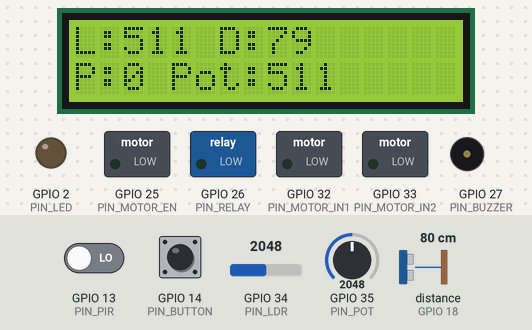
A sketch run on a simulated ESP32. Shown: 16×2 character LCD, switched loads named in the sketch (green lamp = pin HIGH), output pins drawn as LEDs (lit = HIGH), buzzer (waves = sounding, pin HIGH). Wiring (inferred from the names in the program): ultrasonic range finder: trigger GPIO 5; echo GPIO 18. The test bench sets the inputs (shaded band); at power-on: distance to the obstacle (sensor on GPIO 18) 80 cm, GPIO 34 (PIN_LDR) = 2048, GPIO 35 (PIN_POT) = 2048, GPIO 13 (PIN_PIR) LOW, GPIO 14 (PIN_BUTTON) HIGH. The echo pulse lasts 58.3 µs per cm; WiFi joins after 1.5 s; servers stay silent unless stated; no MQTT or app messages arrive unless stated; pins used as bus, display or sensor lines are not drawn; what the sketch prints to the serial monitor is not drawn.

Above: at 2.8 s.
2.9 s: distance to the obstacle (sensor on GPIO 18) set to 2 cm
At 5.2 s:
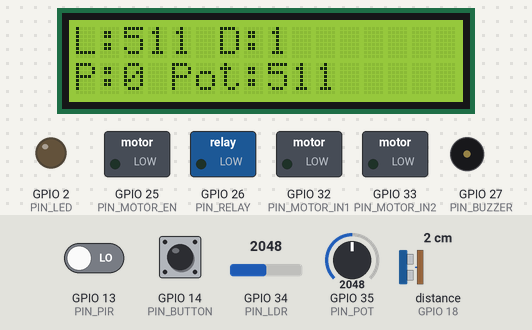
5.6 s: GPIO 34 (PIN_LDR) set to 2866
At 6.8 s:
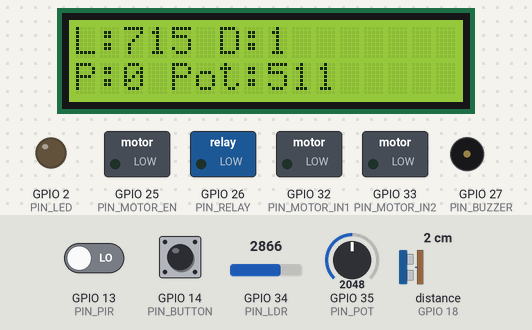
7.6 s: GPIO 35 (PIN_POT) set to 2866
At 9.3 s:
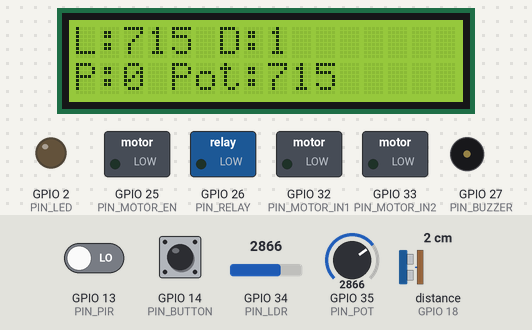
9.6 s: GPIO 13 (PIN_PIR) driven HIGH
At 11.2 s:
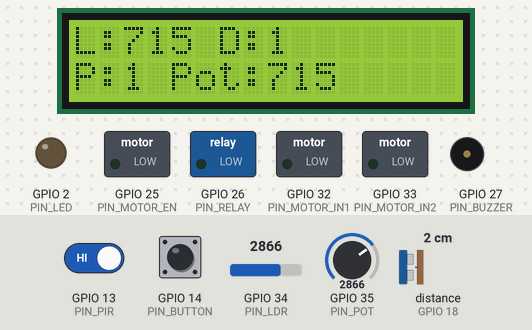
11.7 s: distance to the obstacle (sensor on GPIO 18) set to 4 cm
At 12.9 s:
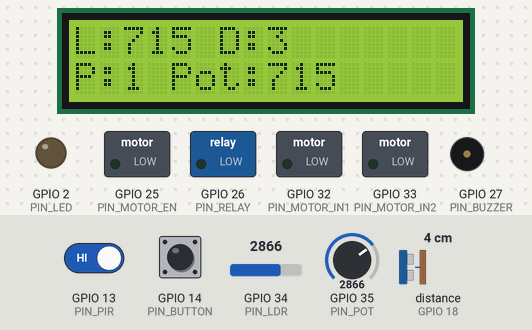
13.7 s: GPIO 34 (PIN_LDR) set to 3603
At 15.7 s:
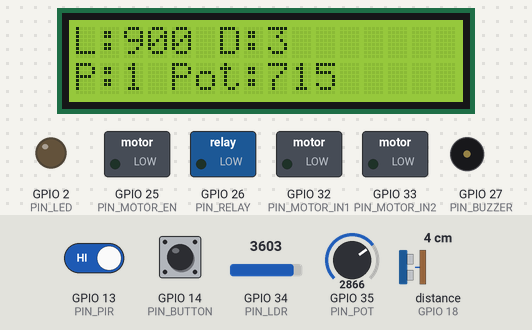
Timing chart, 0 to 16.7 s (numbered marks = the images above; inputs shaded):
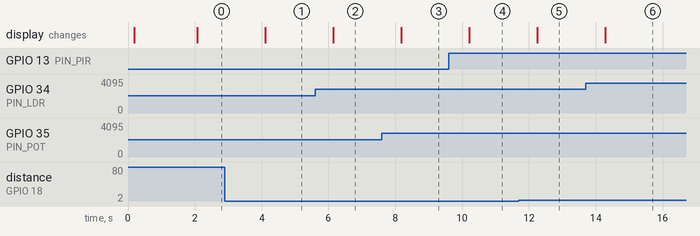

The sketch:

allSensor_mqtt.ino
```cpp
/* esp32_all_sensors.ino
   Terbaca: LDR, Ultrasonic, PIR, Potensiometer, Button
   Aktuator: LED, Relay, Buzzer, Motor, LCD
   Publish ke MQTT: iot/module1/data
   Subscribe ke MQTT: iot/module1/cmd
*/

#include <WiFi.h>
#include <PubSubClient.h>
#include <ArduinoJson.h>
#include <Wire.h>
#include <LiquidCrystal_I2C.h>

// ======= CONFIG =======
const char* ssid = "NAMA_WIFI";
const char* password = "PASSWORD_WIFI";
const char* mqtt_server = "test.mosquitto.org";
const char* mqtt_topic_pub = "iot/module1/data";
const char* mqtt_topic_sub = "iot/module1/cmd";
const char* device_id = "esp32_01";
// =======================

// Pin mapping (sesuaikan bila perlu)
const int PIN_LDR = 34;     // ADC
const int PIN_POT = 35;     // ADC
const int PIN_PIR = 13;
const int PIN_TRIG = 5;
const int PIN_ECHO = 18;
const int PIN_BUTTON = 14;  // gunakan INPUT_PULLUP
const int PIN_LED = 2;
const int PIN_RELAY = 26;
const int PIN_BUZZER = 27;
const int PIN_MOTOR_IN1 = 32;
const int PIN_MOTOR_IN2 = 33;
const int PIN_MOTOR_EN = 25; // PWM via ledc
// LCD I2C address
LiquidCrystal_I2C lcd(0x27, 16, 2);

// WiFi & MQTT
WiFiClient espClient;
PubSubClient client(espClient);

// PWM channel for motor
const int MOTOR_PWM_CHANNEL = 0;
const int MOTOR_PWM_FREQ = 5000;
const int MOTOR_PWM_RES = 8; // 8 bit resolution (0-255)

unsigned long lastPublish = 0;
const unsigned long PUBLISH_INTERVAL = 2000; // 2000 ms

// ======== Helpers ========
void setup_wifi() {
  Serial.print("Connecting to WiFi ");
  Serial.print(ssid);
  WiFi.begin(ssid, password);
  int tries = 0;
  while (WiFi.status() != WL_CONNECTED) {
    delay(500);
    Serial.print(".");
    tries++;
    if (tries > 60) break; // timeout ~30s
  }
  Serial.println();
  Serial.print("WiFi connected, IP: ");
  Serial.println(WiFi.localIP());
}

void mqttCallback(char* topic, byte* payload, unsigned int length) {
  // parse payload as JSON
  StaticJsonDocument<256> doc;
  DeserializationError err = deserializeJson(doc, payload, length);
  if (err) {
    Serial.println("MQTT payload JSON parse failed");
    return;
  }
  // contoh payload: {"led":"ON","relay":"OFF","buzzer":"ON","motor":"FWD","motor_speed":200,"lcd":"Hello"}
  if (doc.containsKey("led")) {
    String v = doc["led"].as<String>();
    digitalWrite(PIN_LED, (v == "ON") ? HIGH : LOW);
    Serial.print("Set LED: "); Serial.println(v);
  }
  if (doc.containsKey("relay")) {
    String v = doc["relay"].as<String>();
    digitalWrite(PIN_RELAY, (v == "ON") ? HIGH : LOW);
    Serial.print("Set Relay: "); Serial.println(v);
  }
  if (doc.containsKey("buzzer")) {
    String v = doc["buzzer"].as<String>();
    digitalWrite(PIN_BUZZER, (v == "ON") ? HIGH : LOW);
    Serial.print("Set Buzzer: "); Serial.println(v);
  }
  if (doc.containsKey("motor")) {
    String cmd = doc["motor"].as<String>();
    if (cmd == "FWD") {
      digitalWrite(PIN_MOTOR_IN1, HIGH);
      digitalWrite(PIN_MOTOR_IN2, LOW);
    } else if (cmd == "REV") {
      digitalWrite(PIN_MOTOR_IN1, LOW);
      digitalWrite(PIN_MOTOR_IN2, HIGH);
    } else if (cmd == "STOP") {
      digitalWrite(PIN_MOTOR_IN1, LOW);
      digitalWrite(PIN_MOTOR_IN2, LOW);
    }
    Serial.print("Motor cmd: "); Serial.println(cmd);
  }
  if (doc.containsKey("motor_speed")) {
    int spd = doc["motor_speed"];
    if (spd < 0) spd = 0;
    if (spd > 255) spd = 255;
    ledcWrite(MOTOR_PWM_CHANNEL, spd);
    Serial.print("Motor speed: "); Serial.println(spd);
  }
  if (doc.containsKey("lcd")) {
    String text = doc["lcd"].as<String>();
    lcd.clear();
    lcd.setCursor(0, 0);
    lcd.print(text.substring(0, 16)); // tampilkan maksimal 16 char baris1
    // kalau mau baris 2, bisa parsing lagi
    Serial.print("LCD text: "); Serial.println(text);
  }
}

void reconnect_mqtt() {
  while (!client.connected()) {
    Serial.print("Connecting to MQTT...");
    if (client.connect(device_id)) {
      Serial.println("connected");
      client.subscribe(mqtt_topic_sub);
    } else {
      Serial.print("failed, rc=");
      Serial.print(client.state());
      Serial.println(", retrying in 2s");
      delay(2000);
    }
  }
}

long readUltrasonicCM() {
  digitalWrite(PIN_TRIG, LOW);
  delayMicroseconds(2);
  digitalWrite(PIN_TRIG, HIGH);
  delayMicroseconds(10);
  digitalWrite(PIN_TRIG, LOW);
  long duration = pulseIn(PIN_ECHO, HIGH, 30000); // timeout 30ms
  if (duration == 0) return -1; // timeout
  long distance = duration * 0.034 / 2; // cm (speed sound 0.034 cm/us)
  return distance;
}

// ======== Setup & Loop ========
void setup() {
  Serial.begin(115200);
  delay(100);

  // Pins
  pinMode(PIN_PIR, INPUT);
  pinMode(PIN_TRIG, OUTPUT);
  pinMode(PIN_ECHO, INPUT);
  pinMode(PIN_BUTTON, INPUT_PULLUP);
  pinMode(PIN_LED, OUTPUT);
  pinMode(PIN_RELAY, OUTPUT);
  pinMode(PIN_BUZZER, OUTPUT);
  pinMode(PIN_MOTOR_IN1, OUTPUT);
  pinMode(PIN_MOTOR_IN2, OUTPUT);
  // Motor PWM setup
  ledcSetup(MOTOR_PWM_CHANNEL, MOTOR_PWM_FREQ, MOTOR_PWM_RES);
  ledcAttachPin(PIN_MOTOR_EN, MOTOR_PWM_CHANNEL);
  ledcWrite(MOTOR_PWM_CHANNEL, 0); // stop motor

  // LCD init
  lcd.init();
  lcd.backlight();
  lcd.clear();
  lcd.setCursor(0,0);
  lcd.print("ESP32 IoT Module");

  // WiFi + MQTT
  setup_wifi();
  client.setServer(mqtt_server, 1883);
  client.setCallback(mqttCallback);
}

void loop() {
  if (!client.connected()) reconnect_mqtt();
  client.loop();

  unsigned long now = millis();
  if (now - lastPublish >= PUBLISH_INTERVAL) {
    lastPublish = now;

    // Read sensors
    int lightVal = analogRead(PIN_LDR); // 0..4095 on ESP32 ADC (depends), map if perlu
    // Normalize ADC to 0..1023 to be simpler:
    int lightMapped = map(lightVal, 0, 4095, 0, 1023);
    long distance = readUltrasonicCM(); // -1 jika timeout
    int pirVal = digitalRead(PIN_PIR); // 0/1
    int potValRaw = analogRead(PIN_POT); // 0..4095
    int potMapped = map(potValRaw, 0, 4095, 0, 1023);
    int btnState = (digitalRead(PIN_BUTTON) == LOW) ? 1 : 0; // 1 = pressed

    // Display summary to LCD (baris 1 & 2)
    lcd.clear();
    lcd.setCursor(0,0);
    lcd.print("L:");
    lcd.print(lightMapped);
    lcd.print(" D:");
    if (distance < 0) lcd.print("---");
    else lcd.print(distance);
    lcd.setCursor(0,1);
    lcd.print("P:");
    lcd.print(pirVal);
    lcd.print(" Pot:");
    lcd.print(potMapped);

    // Build JSON
    StaticJsonDocument<256> doc;
    doc["device_id"] = device_id;
    // timestamp basic (millis) or implement NTP if perlu
    doc["timestamp"] = millis();
    doc["light"] = lightMapped;
    doc["distance"] = distance;
    doc["pir"] = pirVal;
    doc["potensio"] = potMapped;
    doc["button"] = btnState;

    char buffer[256];
    size_t n = serializeJson(doc, buffer);
    // Publish
    if (client.publish(mqtt_topic_pub, buffer, n)) {
      Serial.print("Published: ");
      Serial.println(buffer);
    } else {
      Serial.println("Publish failed");
    }
  } // end publish block

  // small delay so loop isn't busy (but keeping client.loop running)
  delay(50);
}
```

Measured:
- after the input at 2.9 s, the display: changes after 1.2 s (image 1)
- after the input at 5.6 s, the display: changes after 0.54 s (image 2)
- after the input at 7.6 s, the display: changes after 0.58 s (image 3)
- after the input at 9.6 s, the display: changes after 0.61 s (image 4)
- after the input at 11.7 s, the display: changes after 0.55 s (image 5)
- after the input at 13.7 s, the display: changes after 0.58 s (image 6)
